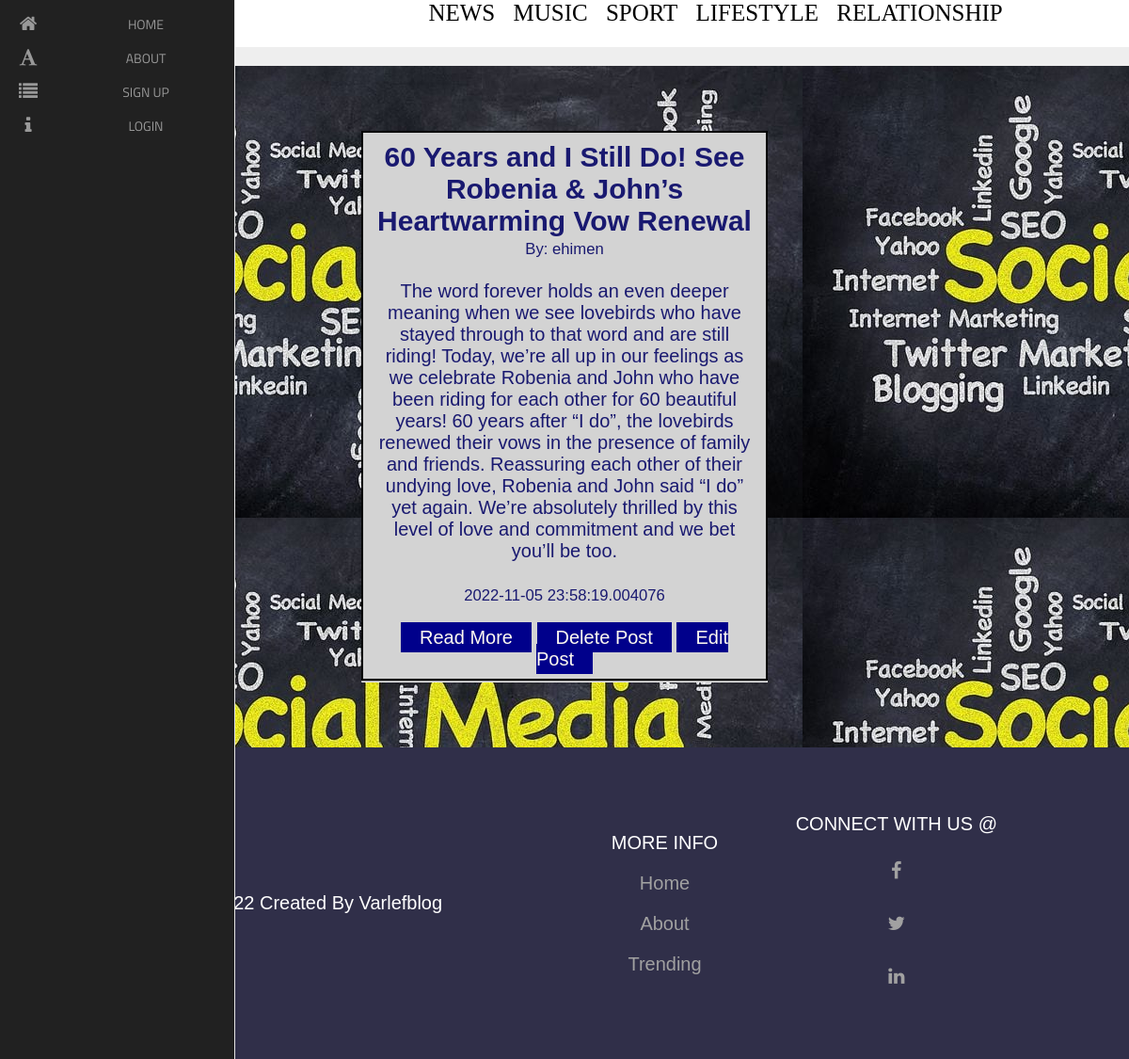
The page /Relationships on the database its author committed.
### app.py (models this page shows)
class Relationship(db.Model):
	id = db.Column(db.Integer, primary_key=True)
	title = db.Column(db.String(255))
	content = db.Column(db.Text)
	author = db.Column(db.String(255))
	date_posted = db.Column(db.DateTime, default=datetime.utcnow)
	slug = db.Column(db.String(255))
	poster_id = db.Column(db.Integer, db.ForeignKey('user.id'))

### app.py (the view)
@app.route('/Relationships')
def Relationships():
	Relationships = Relationship.query.order_by(Relationship.date_posted)
	return render_template("Relationship.html", Relationships=Relationships)

### templates/Relationship.html (shortened to what this page needs)
{% extends 'base.html' %}
{% block content %}
<br/>
{% for hands in Relationships  %}
<div class="div">
		  <h2>{{ hands.title }}</h2>
       <small>By: {{ hands.author}}</small><br/><br/>
        {{ hands.content}}<br/><br/>
        <small>{{ hands.date_posted}}<br/><br/></small>
        <a href="{{url_for('hands', id=hands.id)}}" class="button">Read More</a>
        <a href="{{url_for('delete_Relationship', id=hands.id)}}" class="buttons">Delete Post</a>
        <a href="{{url_for('edit_Relationship', id=hands.id)}}" class="button">Edit Post</a>
  </div>
  <hr><br/>
        {% endfor %}
        <br/><br/>
{% endblock %}

### static/css/main.css (style rules this page uses)
* { font-family: Arial, Helvetica, sans-serif; box-sizing: border-box; margin: 0; padding: 0; text-decoration: none; }
body { margin: 0; text-align: center; background-color: #eee; color: midnightblue; font-size: 20px; }
a { text-decoration: none; color: darkmagenta; }
.button { background-color: darkblue; max-width: fit-content; color: floralwhite; padding: 5px 20px; cursor: pointer; }
.buttons { background-color: darkblue; max-width: fit-content; color: floralwhite; padding: 5px 20px; cursor: pointer; }
.div { background-color: lightgrey; overflow: hidden; border: 2px solid black; padding: 9px; margin: auto; padding-left: auto; margin-left: auto; justify-content: left; }

### rows shown on the page
Relationship: title "60 Years and I Still Do! See Robenia & John’s Heartwarming Vow Renewal", author "ehimen", content "The word forever holds an even deeper meaning when we see lovebirds who have stayed through to that word and are still riding! Today, we’re all up in our feelings as we celebrate Robenia and John who have been riding for each other for 60 beautiful years! 60 years after “I do”, the lovebirds renewed their vows in the presence of family and friends. Reassuring each other of their undying love, Robenia and John said “I do” yet again. We’re absolutely thrilled by this level of love and commitment and we bet you’ll be too.", date_posted "2022-11-05 23:58:19.004076"
